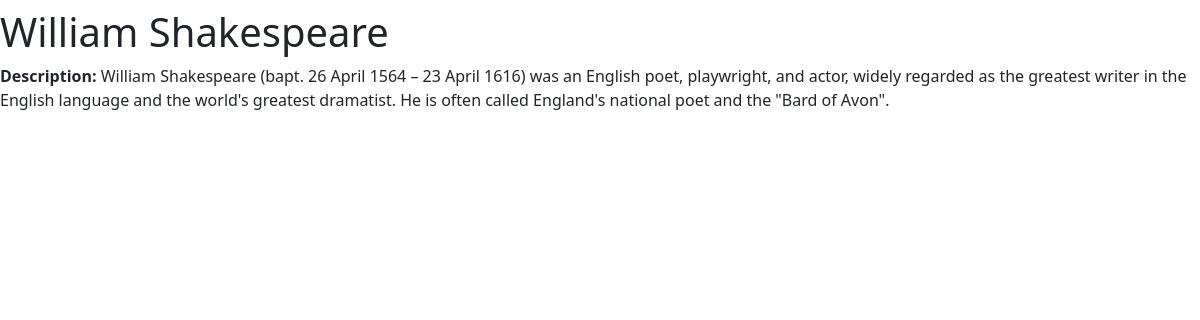
Before: /author/1/ with the older database file.
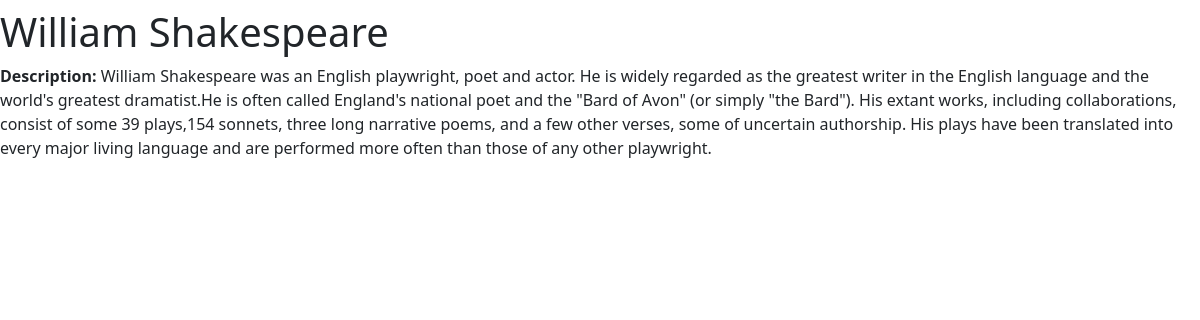
After: the same page with the newer database file.
### rosters/models.py (models this page shows, shortened)
class Author(models.Model):
    name = models.CharField(
        verbose_name = "Author's name",
        max_length = 30,
    )
    description = models.TextField(
        verbose_name = "Author's description",
        blank = True,
        null = True
    )

### rosters/views.py (the view)
# urls.py: path('author/<int:pk>/', views.AuthorDetailView.as_view(), name="aut-det"),
class AuthorDetailView(generic.DetailView):
    template_name = 'rosters/author_view.html'
    model=models.Author

### rosters/templates/rosters/author_view.html (shortened to what this page needs)
{% extends 'base.html' %}
{% block body %}
<h1>{{object.name}}</h1>
<b>Description:</b> {{ object.description  }}<br>
{% endblock body %}

Changed rows visible on the page:
changed Author "William Shakespeare": description "William Shakespeare (bapt. 26 April 1564 – 23 April 1616) was an English poet, playwright, and actor, widely regarded as the greatest writer in the English language and the world's greatest dramatist. He is often called England's national poet and the \"Bard of Avon\"." → "William Shakespeare was an English playwright, poet and actor. He is widely regarded as the greatest writer in the English language and the world's greatest dramatist.He is often called England's national poet and the \"Bard of Avon\" (or simply \"the Bard\"). His extant works, including collaborations, consist of some 39 plays,154 sonnets, three long narrative poems, and a few other verses, some of uncertain authorship. His plays have been translated into every major living language and are performed more often than those of any other playwright."
